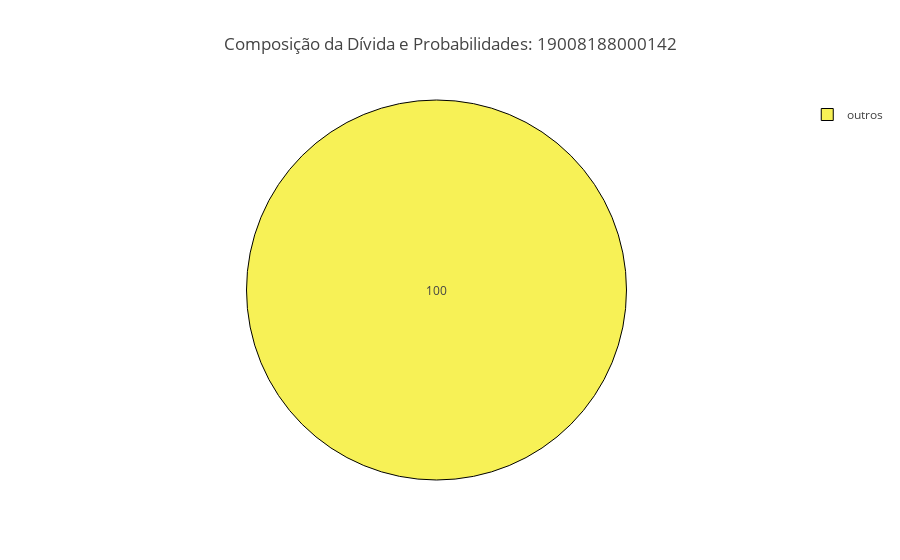
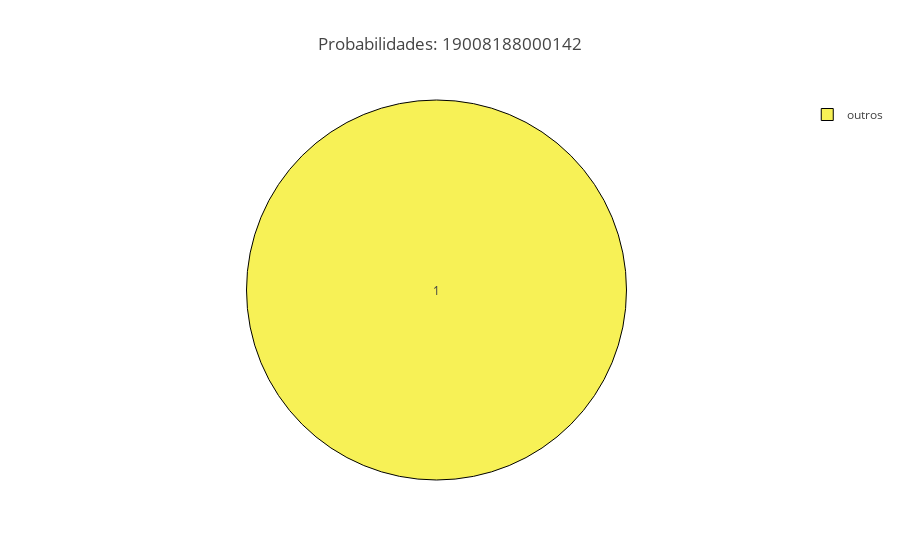

Source (notebook cell) for these figures, in order:
### Code cell
cnpj = '19008188000142'
plot_dividas(cnpj, resp)
plot_probabilidade(cnpj, resp)
plot_risco(cnpj, resp)

### Figure 1 — Plotly figure (JSON) as saved in the notebook; plotly's stock layout.template omitted (floating-point values rounded to 4 significant figures)
{"data": [{"hoverinfo": "label+percent", "labels": ["outros"], "marker": {"colors": ["rgb(247,241,86)"], "line": {"color": "rgb(0, 0, 0)", "width": 1}}, "textinfo": "value", "type": "pie", "uid": "380790f2-fbc7-4527-8bad-14a261a9bbf3", "values": [100]}], "layout": {"title": {"text": "Composição da Dívida e Probabilidades: 19008188000142"}}}

### Figure 2 — Plotly figure (JSON) as saved in the notebook; plotly's stock layout.template omitted (floating-point values rounded to 4 significant figures)
{"data": [{"hoverinfo": "label+percent", "labels": ["outros"], "marker": {"colors": ["rgb(247,241,86)"], "line": {"color": "rgb(0, 0, 0)", "width": 1}}, "textinfo": "value", "type": "pie", "uid": "22ea6e7c-bc35-4ed6-a462-ae710ac2981b", "values": [1]}], "layout": {"title": {"text": "Probabilidades: 19008188000142"}}}
